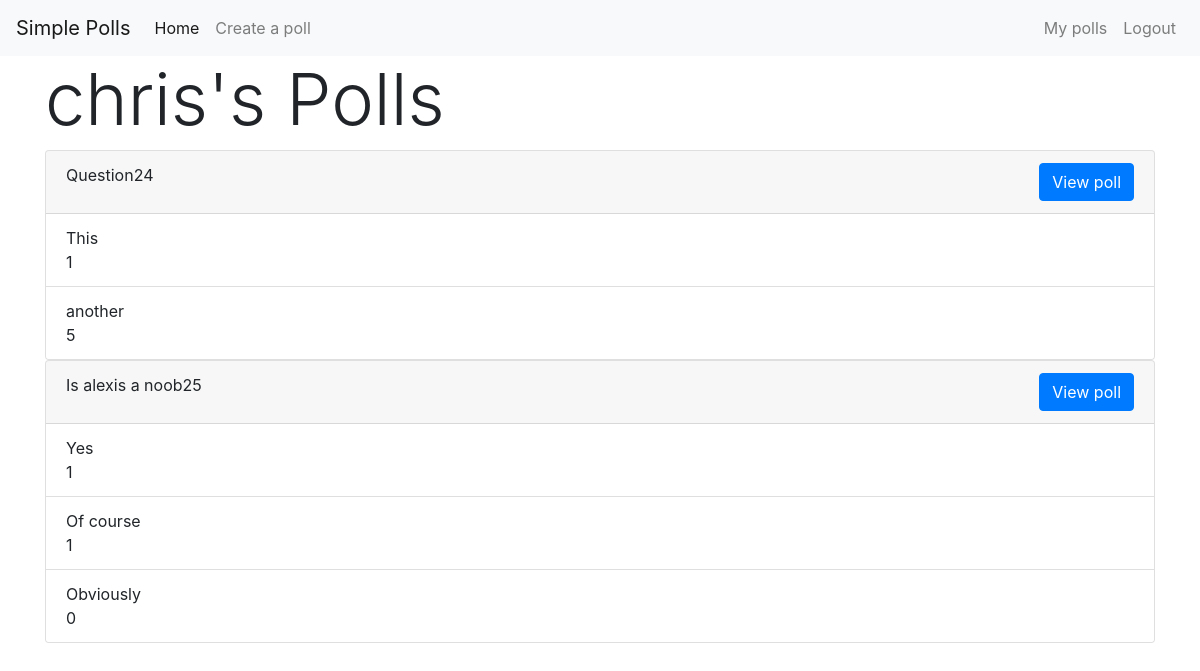
Screenshot of /poll/ (signed in) with the database file from the repository.
### poll/models.py (models this page shows, shortened)
class Question(models.Model):
    question_text = models.CharField(max_length=128)
    date_published = models.DateTimeField(default=timezone.now)
    author = models.ForeignKey(User, on_delete=models.CASCADE, blank=True, null=True)

class Choices(models.Model):
    choice_text = models.CharField(max_length=256)
    question = models.ForeignKey(Question, on_delete=models.CASCADE)
    votes = models.IntegerField(default=0)

### poll/views.py (the view, shortened to what this page needs)
# urls.py: path('', views.home, name='poll-home'),
def home(request):
    if request.user.is_authenticated:
        username = request.user.username
        user = User.objects.get(username=username)
        context = {
            'user': user
        }
        return render(request, 'poll/user-home.html', context)

### poll/templates/poll/user-home.html
{% extends "user/base.html" %}
{% block body %}
    <div class="container">
        <h1 class="display-3">{{ user.username }}'s Polls</h1>
        {% for question in user.question_set.all %}
            <div class="card">
                <div class="card-header">
                    <span>
                        {{question.question_text}}{{question.id}}
                    </span>
                    <span style="float: right;">
                        <form action="{% url 'poll-view' question.id %}" method="get">
                            <button type="submit" class="btn btn-primary">View poll</button>
                        </form>
                    </span>
                </div>
                <ul class="list-group list-group-flush">
                    {% for choice in question.choices_set.all %}
                        <li class="list-group-item">
                            {{choice.choice_text}}
                            <div class="mr-auto">{{choice.votes}}</div>
                        </li>
                    {% endfor %}
                </ul>
            </div>
        {% endfor %}
    </div>
{% endblock body %}

### rows the page displays
Question: question_text "Question", id "24"
Choices: choice_text "This", votes "1"
Choices: choice_text "another", votes "5"
Question: question_text "Is alexis a noob", id "25"
Choices: choice_text "Yes", votes "1"
Choices: choice_text "Of course", votes "1"
Choices: choice_text "Obviously", votes "0"

### other values shown
{{ user.username }} "chris"
